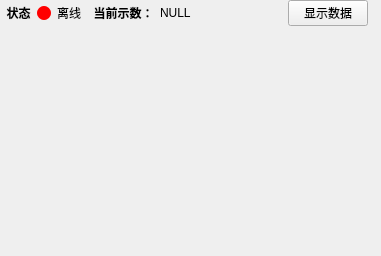
<?xml version="1.0" encoding="UTF-8"?>
<ui version="4.0">
 <class>CollectPanel</class>
 <widget class="QWidget" name="CollectPanel">
  <property name="geometry">
   <rect>
    <x>0</x>
    <y>0</y>
    <width>381</width>
    <height>256</height>
   </rect>
  </property>
  <property name="windowTitle">
   <string>Form</string>
  </property>
  <layout class="QGridLayout" name="gridLayout_3">
   <property name="leftMargin">
    <number>0</number>
   </property>
   <property name="topMargin">
    <number>0</number>
   </property>
   <property name="rightMargin">
    <number>0</number>
   </property>
   <property name="bottomMargin">
    <number>0</number>
   </property>
   <item row="0" column="0">
    <layout class="QHBoxLayout" name="horizontalLayout_30">
     <item>
      <widget class="QLabel" name="label_37">
       <property name="font">
        <font>
         <weight>75</weight>
         <bold>true</bold>
        </font>
       </property>
       <property name="text">
        <string>  状态</string>
       </property>
      </widget>
     </item>
     <item>
      <widget class="QLabel" name="led">
       <property name="sizePolicy">
        <sizepolicy hsizetype="Fixed" vsizetype="Fixed">
         <horstretch>0</horstretch>
         <verstretch>0</verstretch>
        </sizepolicy>
       </property>
       <property name="minimumSize">
        <size>
         <width>14</width>
         <height>14</height>
        </size>
       </property>
       <property name="maximumSize">
        <size>
         <width>14</width>
         <height>14</height>
        </size>
       </property>
       <property name="styleSheet">
        <string notr="true">border-radius:7px;background-color: red;
</string>
       </property>
       <property name="text">
        <string/>
       </property>
      </widget>
     </item>
     <item>
      <widget class="QLabel" name="ledText">
       <property name="text">
        <string>离线</string>
       </property>
      </widget>
     </item>
     <item>
      <widget class="QLabel" name="label_43">
       <property name="sizePolicy">
        <sizepolicy hsizetype="Preferred" vsizetype="Fixed">
         <horstretch>0</horstretch>
         <verstretch>0</verstretch>
        </sizepolicy>
       </property>
       <property name="font">
        <font>
         <weight>75</weight>
         <bold>true</bold>
        </font>
       </property>
       <property name="text">
        <string>  当前示数：</string>
       </property>
      </widget>
     </item>
     <item>
      <widget class="QLabel" name="ledText_Std_6">
       <property name="sizePolicy">
        <sizepolicy hsizetype="Preferred" vsizetype="Fixed">
         <horstretch>0</horstretch>
         <verstretch>0</verstretch>
        </sizepolicy>
       </property>
       <property name="text">
        <string>NULL</string>
       </property>
      </widget>
     </item>
     <item>
      <spacer name="horizontalSpacer_6">
       <property name="orientation">
        <enum>Qt::Horizontal</enum>
       </property>
       <property name="sizeHint" stdset="0">
        <size>
         <width>138</width>
         <height>17</height>
        </size>
       </property>
      </spacer>
     </item>
     <item>
      <widget class="QPushButton" name="pushButton">
       <property name="text">
        <string>显示数据</string>
       </property>
      </widget>
     </item>
     <item>
      <widget class="QLabel" name="label">
       <property name="text">
        <string>  </string>
       </property>
      </widget>
     </item>
    </layout>
   </item>
   <item row="1" column="0">
    <widget class="QStackedWidget" name="stackedWidget">
     <property name="currentIndex">
      <number>0</number>
     </property>
     <widget class="QWidget" name="page">
      <layout class="QGridLayout" name="gridLayout">
       <property name="leftMargin">
        <number>0</number>
       </property>
       <property name="topMargin">
        <number>0</number>
       </property>
       <property name="rightMargin">
        <number>0</number>
       </property>
       <property name="bottomMargin">
        <number>0</number>
       </property>
       <item row="0" column="0">
        <widget class="CustomChart" name="wave" native="true">
         <property name="sizePolicy">
          <sizepolicy hsizetype="Preferred" vsizetype="MinimumExpanding">
           <horstretch>0</horstretch>
           <verstretch>0</verstretch>
          </sizepolicy>
         </property>
        </widget>
       </item>
      </layout>
     </widget>
     <widget class="QWidget" name="page_2">
      <layout class="QGridLayout" name="gridLayout_2">
       <property name="leftMargin">
        <number>0</number>
       </property>
       <property name="topMargin">
        <number>0</number>
       </property>
       <property name="rightMargin">
        <number>0</number>
       </property>
       <property name="bottomMargin">
        <number>0</number>
       </property>
       <item row="0" column="0">
        <widget class="QTextEdit" name="textEdit"/>
       </item>
      </layout>
     </widget>
    </widget>
   </item>
  </layout>
 </widget>
 <customwidgets>
  <customwidget>
   <class>CustomChart</class>
   <extends>QWidget</extends>
   <header location="global">customchart.h</header>
   <container>1</container>
  </customwidget>
 </customwidgets>
 <resources/>
 <connections/>
</ui>
